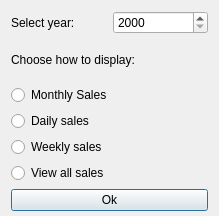
<?xml version="1.0" encoding="UTF-8"?>
<ui version="4.0">
 <class>Dialog</class>
 <widget class="QDialog" name="Dialog">
  <property name="geometry">
   <rect>
    <x>0</x>
    <y>0</y>
    <width>219</width>
    <height>216</height>
   </rect>
  </property>
  <property name="windowTitle">
   <string>Dialog</string>
  </property>
  <layout class="QVBoxLayout" name="verticalLayout">
   <property name="bottomMargin">
    <number>5</number>
   </property>
   <item>
    <layout class="QHBoxLayout" name="horizontalLayout">
     <item>
      <widget class="QLabel" name="label">
       <property name="text">
        <string>Select year:</string>
       </property>
      </widget>
     </item>
     <item>
      <widget class="QSpinBox" name="year_dialog_select_year_spinBox">
       <property name="minimum">
        <number>2000</number>
       </property>
       <property name="maximum">
        <number>2026</number>
       </property>
      </widget>
     </item>
    </layout>
   </item>
   <item>
    <widget class="QLabel" name="label_2">
     <property name="text">
      <string>Choose how to display:</string>
     </property>
    </widget>
   </item>
   <item>
    <widget class="QRadioButton" name="year_dialog_monthly_radioButton">
     <property name="text">
      <string>Monthly Sales</string>
     </property>
     <attribute name="buttonGroup">
      <string notr="true">year_dialog_display_optionGroup</string>
     </attribute>
    </widget>
   </item>
   <item>
    <widget class="QRadioButton" name="year_dialog_daily_radioButton">
     <property name="text">
      <string>Daily sales </string>
     </property>
     <attribute name="buttonGroup">
      <string notr="true">year_dialog_display_optionGroup</string>
     </attribute>
    </widget>
   </item>
   <item>
    <widget class="QRadioButton" name="year_dialog_weekly_radioButton">
     <property name="text">
      <string>Weekly sales</string>
     </property>
     <attribute name="buttonGroup">
      <string notr="true">year_dialog_display_optionGroup</string>
     </attribute>
    </widget>
   </item>
   <item>
    <widget class="QRadioButton" name="year_dialog_view_all_radioButton">
     <property name="text">
      <string>View all sales</string>
     </property>
     <attribute name="buttonGroup">
      <string notr="true">year_dialog_display_optionGroup</string>
     </attribute>
    </widget>
   </item>
   <item>
    <widget class="QPushButton" name="year_dialog_okButton">
     <property name="text">
      <string>Ok</string>
     </property>
    </widget>
   </item>
  </layout>
 </widget>
 <resources/>
 <connections/>
 <buttongroups>
  <buttongroup name="year_dialog_display_optionGroup"/>
 </buttongroups>
</ui>
